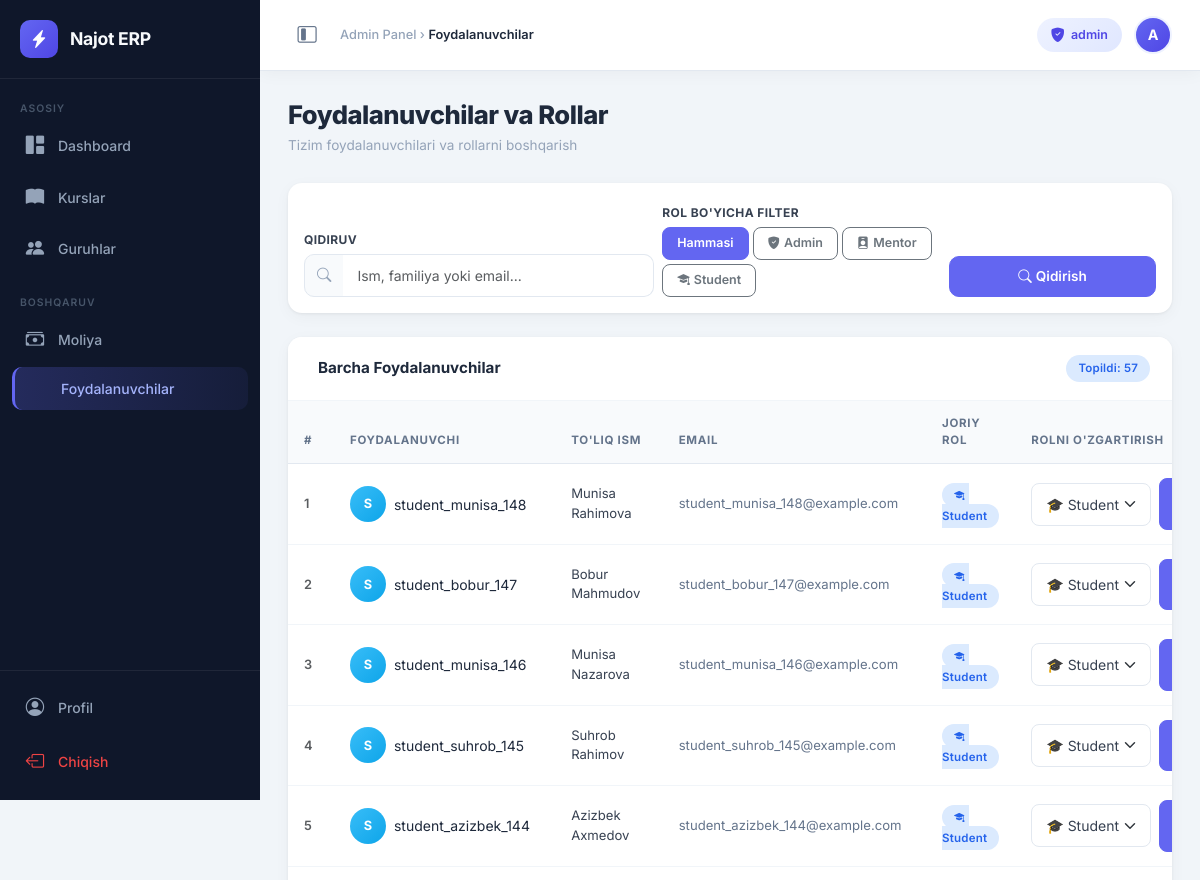
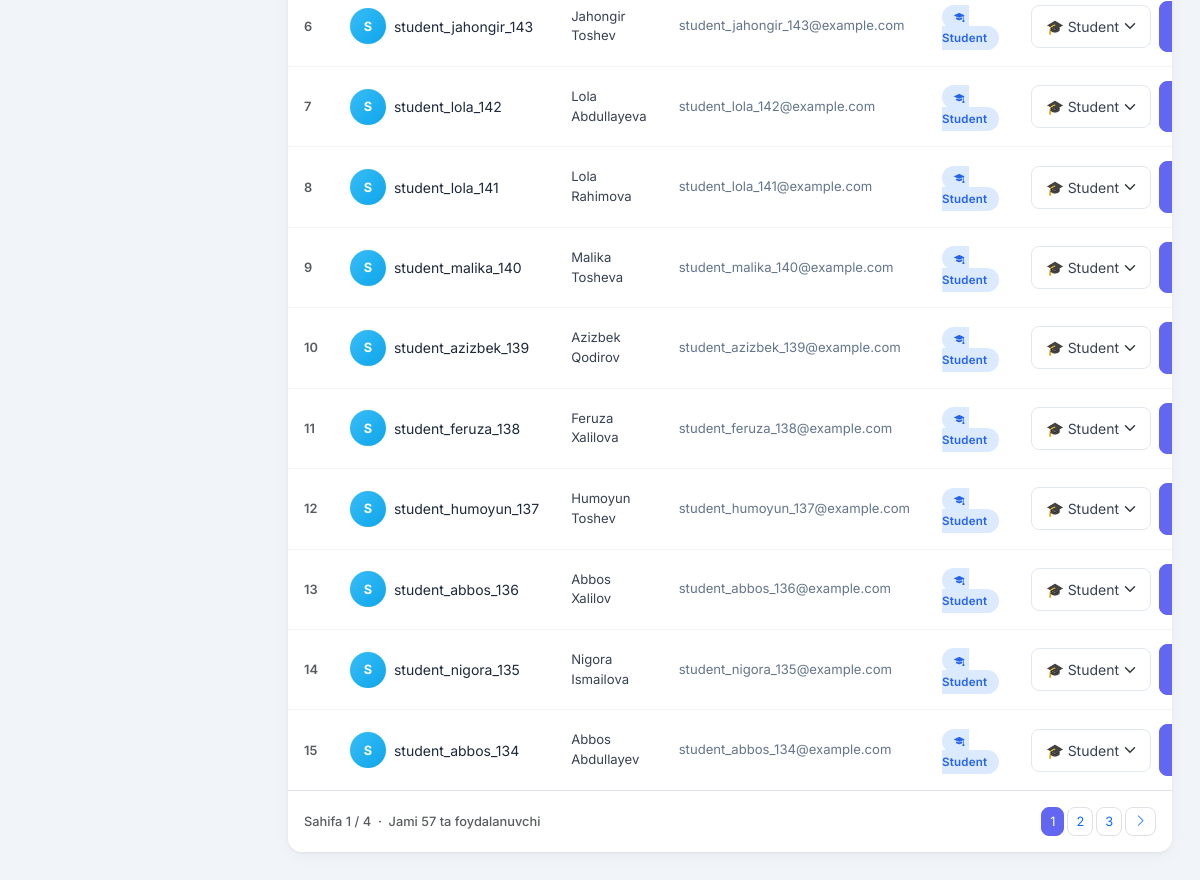
/management/users/ (signed in), run on the app's committed database (2 pictures, top to bottom).
### users/models.py (models this page shows, shortened)
class User(AbstractUser):
    ROLE_CHOICES = (
        ('ADMIN', 'Admin'),
        ('MENTOR', 'Mentor'),
        ('STUDENT', 'Student'),
    )
    role = models.CharField(max_length=10, choices=ROLE_CHOICES, default='STUDENT')
    phone = models.CharField(max_length=15, blank=True, null=True)  # Telefon maydoni
    avatar = models.ImageField(upload_to='avatars/', blank=True, null=True)  # Profil rasmi
    objects = CustomUserManager()  # Manager'ni shu yerga ulaymiz
    @property
    def is_admin(self):
        return self.role == 'ADMIN' or self.is_superuser

### users/views.py (the view, shortened to what this page needs)
# urls.py: path('management/users/', UserManagementView.as_view(), name='user_management'),
class UserManagementView(LoginRequiredMixin, UserPassesTestMixin, View):
    def test_func(self):
        return self.request.user.is_authenticated and (self.request.user.is_admin or self.request.user.is_superuser)
    def get(self, request):
        users_qs = User.objects.all().order_by('-date_joined')
        search_query = request.GET.get('q', '').strip()
        role_filter = request.GET.get('role', '').strip().upper()
        if role_filter in ['ADMIN', 'MENTOR', 'STUDENT']:
            users_qs = users_qs.filter(role=role_filter)
        paginator = Paginator(users_qs, 15)
        page_number = request.GET.get('page', 1)
        page_obj = paginator.get_page(page_number)
        context = {
            'page_obj': page_obj,
            'users': page_obj,  # Templateda users deb ishlatilgan eski nom uchun
            'search_query': search_query,
            'role_filter': role_filter,
            'total_count': users_qs.count(),
        }
        return render(request, 'users/user_management.html', context)

### templates/users/user_management.html (shortened to what this page needs)
{% extends 'base_admin.html' %}
{% block page_title %}Foydalanuvchilar{% endblock %}
{% block nav_users %}active{% endblock %}
{% block content %}
<div class="page-header">
    <div>
        <h1>Foydalanuvchilar va Rollar</h1>
        <div class="page-subtitle">Tizim foydalanuvchilari va rollarni boshqarish</div>
    </div>
</div>
<div class="card mb-4" style="border-radius:14px;">
    <div class="card-body p-3">
        <form method="GET" action="" class="row g-2 align-items-end">
            <div class="col-md-5">
                <label class="form-label" style="font-size:.75rem; font-weight:700; color:#374151; text-transform:uppercase; letter-spacing:.4px; margin-bottom:5px;">
                    Qidiruv
                </label>
                <div class="input-group">
                    <span class="input-group-text" style="background:#f8fafc; border-color:#e2e8f0; border-radius:10px 0 0 10px;">
                        <i class="bi bi-search" style="color:#94a3b8; font-size:.9rem;"></i>
                    </span>
                    <input type="text" name="q" value="{{ search_query }}"
                           class="form-control" style="border-left:none; border-radius:0 10px 10px 0;"
                           placeholder="Ism, familiya yoki email...">
                </div>
            </div>
            <div class="col-md-4">
                <label class="form-label" style="font-size:.75rem; font-weight:700; color:#374151; text-transform:uppercase; letter-spacing:.4px; margin-bottom:5px;">
                    Rol bo'yicha filter
                </label>
                <div class="d-flex gap-1 flex-wrap">
                    <a href="?{% if search_query %}q={{ search_query }}&{% endif %}"
                       class="btn btn-sm {% if not role_filter %}btn-primary{% else %}btn-outline-secondary{% endif %}"
                       style="border-radius:8px; font-size:.78rem;">
                        Hammasi
                    </a>
                    <a href="?{% if search_query %}q={{ search_query }}&{% endif %}role=ADMIN"
                       class="btn btn-sm {% if role_filter == 'ADMIN' %}btn-primary{% else %}btn-outline-secondary{% endif %}"
                       style="border-radius:8px; font-size:.78rem;">
                        <i class="bi bi-shield-fill-check me-1"></i>Admin
                    </a>
                    <a href="?{% if search_query %}q={{ search_query }}&{% endif %}role=MENTOR"
                       class="btn btn-sm {% if role_filter == 'MENTOR' %}btn-primary{% else %}btn-outline-secondary{% endif %}"
                       style="border-radius:8px; font-size:.78rem;">
                        <i class="bi bi-person-badge-fill me-1"></i>Mentor
                    </a>
                    <a href="?{% if search_query %}q={{ search_query }}&{% endif %}role=STUDENT"
                       class="btn btn-sm {% if role_filter == 'STUDENT' %}btn-primary{% else %}btn-outline-secondary{% endif %}"
                       style="border-radius:8px; font-size:.78rem;">
                        <i class="bi bi-mortarboard-fill me-1"></i>Student
                    </a>
                </div>
            </div>
            <div class="col-md-3">
                <div class="d-flex gap-2">
                    <button type="submit" class="btn btn-primary flex-grow-1">
                        <i class="bi bi-search me-1"></i>Qidirish
                    </button>
                </div>
            </div>
        </form>
    </div>
</div>
<div class="table-card card">
    <div class="card-header d-flex align-items-center gap-2 flex-wrap">
        <h5>Barcha Foydalanuvchilar</h5>
        <span class="badge-pill badge-info ms-auto">
            Topildi: {{ total_count }}
        </span>
    </div>
    <div class="table-responsive">
        <table class="table">
            <thead>
                <tr>
                    <th>#</th>
                    <th>Foydalanuvchi</th>
                    <th>To'liq ism</th>
                    <th>Email</th>
                    <th>Joriy Rol</th>
                    <th>Rolni O'zgartirish</th>
                </tr>
            </thead>
            <tbody>
                {% for u in page_obj %}
                <tr>
                    <td class="text-muted" style="font-size:.8rem; font-weight:600;">
                        {{ forloop.counter0|add:page_obj.start_index }}
                    </td>
                    <td>
                        <div class="d-flex align-items-center gap-2">
                            <div style="width:36px;height:36px;border-radius:50%;
                                        display:flex;align-items:center;justify-content:center;
                                        font-size:.8rem; font-weight:700; color:#fff; flex-shrink:0;
                                        background:{% if u.role == 'ADMIN' %}linear-gradient(135deg,#8b5cf6,#6366f1){% elif u.role == 'MENTOR' %}linear-gradient(135deg,#10b981,#059669){% else %}linear-gradient(135deg,#38bdf8,#0ea5e9){% endif %};">
                                {% if u.avatar %}
                                    <img src="{{ u.avatar.url }}" alt="{{ u.username }}"
                                         style="width:36px;height:36px;border-radius:50%;object-fit:cover;">
                                {% else %}
                                    {{ u.username|slice:":1"|upper }}
                                {% endif %}
                            </div>
                            <div class="fw-700" style="font-size:.875rem; color:#1e293b;">{{ u.username }}</div>
                        </div>
                    </td>
                    <td style="font-size:.82rem; color:#374151;">
                        {{ u.get_full_name|default:"—" }}
                    </td>
                    <td style="font-size:.82rem; color:#64748b;">
                        {{ u.email|default:"—" }}
                    </td>
                    <td>
                        <span class="badge-pill
                            {% if u.role == 'ADMIN' %}badge-admin
                            {% elif u.role == 'MENTOR' %}badge-mentor
                            {% else %}badge-student{% endif %}">
                            {% if u.role == 'ADMIN' %}
                                <i class="bi bi-shield-fill-check me-1" style="font-size:.65rem;"></i>
                            {% elif u.role == 'MENTOR' %}
                                <i class="bi bi-person-badge-fill me-1" style="font-size:.65rem;"></i>
                            {% else %}
                                <i class="bi bi-mortarboard-fill me-1" style="font-size:.65rem;"></i>
                            {% endif %}
                            {{ u.get_role_display }}
                        </span>
                    </td>
                    <td>
                        <form method="POST" class="d-flex gap-2 align-items-center">
                            <select name="new_role"
                                    class="form-select form-select-sm"
                                    style="width:130px; border-radius:8px;">
                                <option value="STUDENT" {% if u.role == 'STUDENT' %}selected{% endif %}>
                                    🎓 Student
                                </option>
                            </select>
                            <button type="submit" class="btn btn-sm btn-primary">
                            </button>
                        </form>
                    </td>
                </tr>
                {% endfor %}
            </tbody>
        </table>
    </div>
    {% if page_obj.paginator.num_pages > 1 %}
    <div class="card-footer bg-white border-top py-3 d-flex align-items-center justify-content-between" style="border-radius:0 0 14px 14px;">
        <div class="text-muted" style="font-size:.8rem; font-weight:500;">
            Sahifa {{ page_obj.number }} / {{ page_obj.paginator.num_pages }}
            &nbsp;·&nbsp; Jami {{ page_obj.paginator.count }} ta foydalanuvchi
        </div>
        <nav>
            <ul class="pagination pagination-sm mb-0 gap-1">
                {% for num in page_obj.paginator.page_range %}
                    {% if page_obj.number == num %}
                        <li class="page-item active">
                            <span class="page-link" style="border-radius:8px; font-size:.8rem; background:var(--primary, #6366f1); border-color:var(--primary, #6366f1);">{{ num }}</span>
                        </li>
                    {% elif num > page_obj.number|add:'-3' and num < page_obj.number|add:'3' %}
                        <li class="page-item">
                            <a class="page-link" href="?{% if search_query %}q={{ search_query }}&{% endif %}{% if role_filter %}role={{ role_filter }}&{% endif %}page={{ num }}"
                               style="border-radius:8px; font-size:.8rem;">{{ num }}</a>
                        </li>
                    {% endif %}
                {% endfor %}
                {% if page_obj.has_next %}
                <li class="page-item">
                    <a class="page-link" href="?{% if search_query %}q={{ search_query }}&{% endif %}{% if role_filter %}role={{ role_filter }}&{% endif %}page={{ page_obj.next_page_number }}"
                       style="border-radius:8px; font-size:.8rem;">
                        <i class="bi bi-chevron-right"></i>
                    </a>
                </li>
                {% endif %}
            </ul>
        </nav>
    </div>
    {% endif %}
</div>
{% endblock %}

### templates/base_admin.html (shortened to what this page needs)
<!DOCTYPE html>
<html lang="uz">
<head>
    <link href="https://cdn.jsdelivr.net/npm/bootstrap@5.3.2/dist/css/bootstrap.min.css" rel="stylesheet">
    <link href="https://cdn.jsdelivr.net/npm/bootstrap-icons@1.11.3/font/bootstrap-icons.min.css" rel="stylesheet">
</head>
<body>
<nav id="sidebar">
    <a href="{% url 'dashboard' %}" class="sidebar-brand">
        <div class="brand-icon"><i class="bi bi-lightning-charge-fill"></i></div>
        <span class="brand-text">Najot ERP</span>
    </a>
    <div class="sidebar-nav">
        <div class="nav-label">Asosiy</div>
        <a href="{% url 'dashboard' %}"
           class="sidebar-item {% block nav_dashboard %}{% endblock %}">
            <i class="bi bi-grid-1x2-fill"></i>
            <span class="item-label">Dashboard</span>
        </a>
        <a href="{% url 'course_list' %}"
           class="sidebar-item {% block nav_courses %}{% endblock %}">
            <i class="bi bi-book-fill"></i>
            <span class="item-label">Kurslar</span>
        </a>
        <a href="{% url 'group_list' %}"
           class="sidebar-item {% block nav_groups %}{% endblock %}">
            <i class="bi bi-people-fill"></i>
            <span class="item-label">Guruhlar</span>
        </a>
        <div class="nav-label mt-3">Boshqaruv</div>
        <a href="{% url 'payment_list' %}"
           class="sidebar-item {% block nav_finance %}{% endblock %}">
            <i class="bi bi-cash-stack"></i>
            <span class="item-label">Moliya</span>
        </a>
        <a href="{% url 'user_management' %}"
           class="sidebar-item {% block nav_users %}{% endblock %}">
            <span class="item-label">Foydalanuvchilar</span>
        </a>
    </div>
    <div class="sidebar-footer">
        <a href="{% url 'profile' %}" class="sidebar-item" style="color: #94a3b8; margin-bottom:4px;">
            <i class="bi bi-person-circle"></i>
            <span class="item-label">Profil</span>
        </a>
        <a href="{% url 'logout' %}" class="sidebar-item">
            <i class="bi bi-box-arrow-left"></i>
            <span class="item-label">Chiqish</span>
        </a>
    </div>
</nav>
<header id="topbar">
    <div class="topbar-left">
        <button id="sidebarToggle" title="Menyuni ochish/yopish">
            <i class="bi bi-layout-sidebar-inset"></i>
        </button>
        <div class="topbar-breadcrumb">
            Admin Panel &rsaquo; <span class="current">{% block page_title %}Bosh sahifa{% endblock %}</span>
        </div>
    </div>
    <div class="topbar-right">
        <div class="topbar-badge">
            <i class="bi bi-shield-fill-check"></i>
            <span>{{ user.username }}</span>
        </div>
        <a href="{% url 'profile' %}" class="topbar-avatar"
           title="Profil">
            {{ user.username|slice:":1"|upper }}
        </a>
    </div>
</header>
<main id="main-content">
    <div class="content-wrapper">
        {% block content %}{% endblock %}
    </div>
</main>
</body>
</html>

### data on the page
User: username "admin", username "A"
User: username "S", username "student_munisa_148", get_full_name "Munisa Rahimova", email "student_munisa_148@example.com", role "Student", new_role "🎓 Student"
User: username "S", username "student_bobur_147", get_full_name "Bobur Mahmudov", email "student_bobur_147@example.com", role "Student", new_role "🎓 Student"
User: username "S", username "student_munisa_146", get_full_name "Munisa Nazarova", email "student_munisa_146@example.com", role "Student", new_role "🎓 Student"
User: username "S", username "student_suhrob_145", get_full_name "Suhrob Rahimov", email "student_suhrob_145@example.com", role "Student", new_role "🎓 Student"
User: username "S", username "student_azizbek_144", get_full_name "Azizbek Axmedov", email "student_azizbek_144@example.com", role "Student", new_role "🎓 Student"
User: username "S", username "student_jahongir_143", get_full_name "Jahongir Toshev", email "student_jahongir_143@example.com", role "Student", new_role "🎓 Student"
User: username "S", username "student_lola_142", get_full_name "Lola Abdullayeva", email "student_lola_142@example.com", role "Student", new_role "🎓 Student"
User: username "S", username "student_lola_141", get_full_name "Lola Rahimova", email "student_lola_141@example.com", role "Student", new_role "🎓 Student"
User: username "S", username "student_malika_140", get_full_name "Malika Tosheva", email "student_malika_140@example.com", role "Student", new_role "🎓 Student"
User: username "S", username "student_azizbek_139", get_full_name "Azizbek Qodirov", email "student_azizbek_139@example.com", role "Student", new_role "🎓 Student"
User: username "S", username "student_feruza_138", get_full_name "Feruza Xalilova", email "student_feruza_138@example.com", role "Student", new_role "🎓 Student"
User: username "S", username "student_humoyun_137", get_full_name "Humoyun Toshev", email "student_humoyun_137@example.com", role "Student", new_role "🎓 Student"
User: username "S", username "student_abbos_136", get_full_name "Abbos Xalilov", email "student_abbos_136@example.com", role "Student", new_role "🎓 Student"
User: username "S", username "student_nigora_135", get_full_name "Nigora Ismailova", email "student_nigora_135@example.com", role "Student", new_role "🎓 Student"
User: username "S", username "student_abbos_134", get_full_name "Abbos Abdullayev", email "student_abbos_134@example.com", role "Student", new_role "🎓 Student"

### other printed values
{{ total_count }} "57"
{{ page_obj.number }} "1"
{{ page_obj.paginator.num_pages }} "4"
{{ page_obj.paginator.count }} "57"
{{ num }} "1"
{{ num }} "2" "3"
